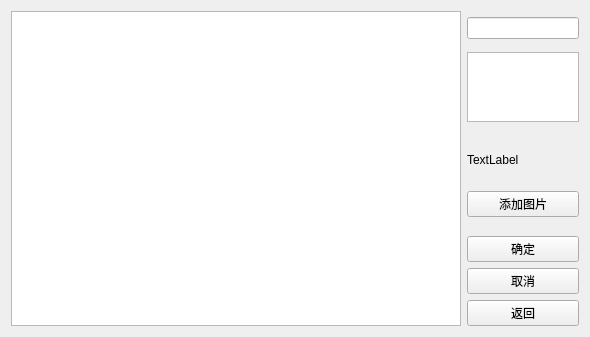
<?xml version="1.0" encoding="UTF-8"?>
<ui version="4.0">
 <class>AddSitePage</class>
 <widget class="QWidget" name="AddSitePage">
  <property name="geometry">
   <rect>
    <x>0</x>
    <y>0</y>
    <width>590</width>
    <height>337</height>
   </rect>
  </property>
  <property name="windowTitle">
   <string>Form</string>
  </property>
  <layout class="QHBoxLayout" name="horizontalLayout" stretch="4,1">
   <item>
    <widget class="GraphicsDisplay" name="graph_view"/>
   </item>
   <item>
    <layout class="QVBoxLayout" name="verticalLayout" stretch="1,2,1,4,1,8,2,2,2,2,2">
     <item>
      <spacer name="verticalSpacer_2">
       <property name="orientation">
        <enum>Qt::Vertical</enum>
       </property>
       <property name="sizeHint" stdset="0">
        <size>
         <width>20</width>
         <height>40</height>
        </size>
       </property>
      </spacer>
     </item>
     <item>
      <widget class="QLineEdit" name="name_input">
       <property name="text">
        <string/>
       </property>
      </widget>
     </item>
     <item>
      <spacer name="verticalSpacer_3">
       <property name="orientation">
        <enum>Qt::Vertical</enum>
       </property>
       <property name="sizeHint" stdset="0">
        <size>
         <width>20</width>
         <height>40</height>
        </size>
       </property>
      </spacer>
     </item>
     <item>
      <widget class="QTextEdit" name="description_input"/>
     </item>
     <item>
      <spacer name="verticalSpacer_4">
       <property name="orientation">
        <enum>Qt::Vertical</enum>
       </property>
       <property name="sizeHint" stdset="0">
        <size>
         <width>20</width>
         <height>40</height>
        </size>
       </property>
      </spacer>
     </item>
     <item>
      <widget class="QLabel" name="pic_label">
       <property name="text">
        <string>TextLabel</string>
       </property>
      </widget>
     </item>
     <item>
      <widget class="QPushButton" name="add_picture_button">
       <property name="text">
        <string>添加图片</string>
       </property>
      </widget>
     </item>
     <item>
      <spacer name="verticalSpacer">
       <property name="orientation">
        <enum>Qt::Vertical</enum>
       </property>
       <property name="sizeHint" stdset="0">
        <size>
         <width>20</width>
         <height>40</height>
        </size>
       </property>
      </spacer>
     </item>
     <item>
      <widget class="QPushButton" name="confirm_button">
       <property name="text">
        <string>确定</string>
       </property>
      </widget>
     </item>
     <item>
      <widget class="QPushButton" name="cancel_button">
       <property name="text">
        <string>取消</string>
       </property>
      </widget>
     </item>
     <item>
      <widget class="QPushButton" name="return_button">
       <property name="text">
        <string>返回</string>
       </property>
      </widget>
     </item>
    </layout>
   </item>
  </layout>
 </widget>
 <customwidgets>
  <customwidget>
   <class>GraphicsDisplay</class>
   <extends>QGraphicsView</extends>
   <header>graphics_display.h</header>
  </customwidget>
 </customwidgets>
 <resources/>
 <connections/>
</ui>
